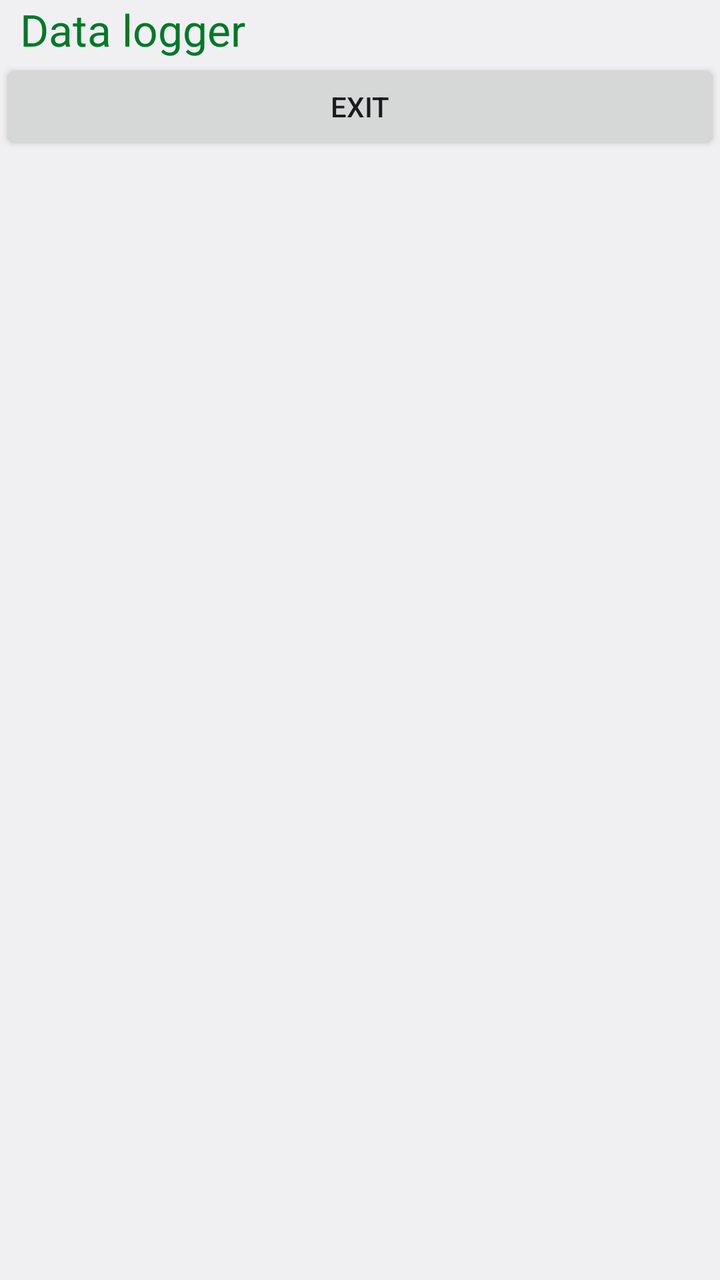
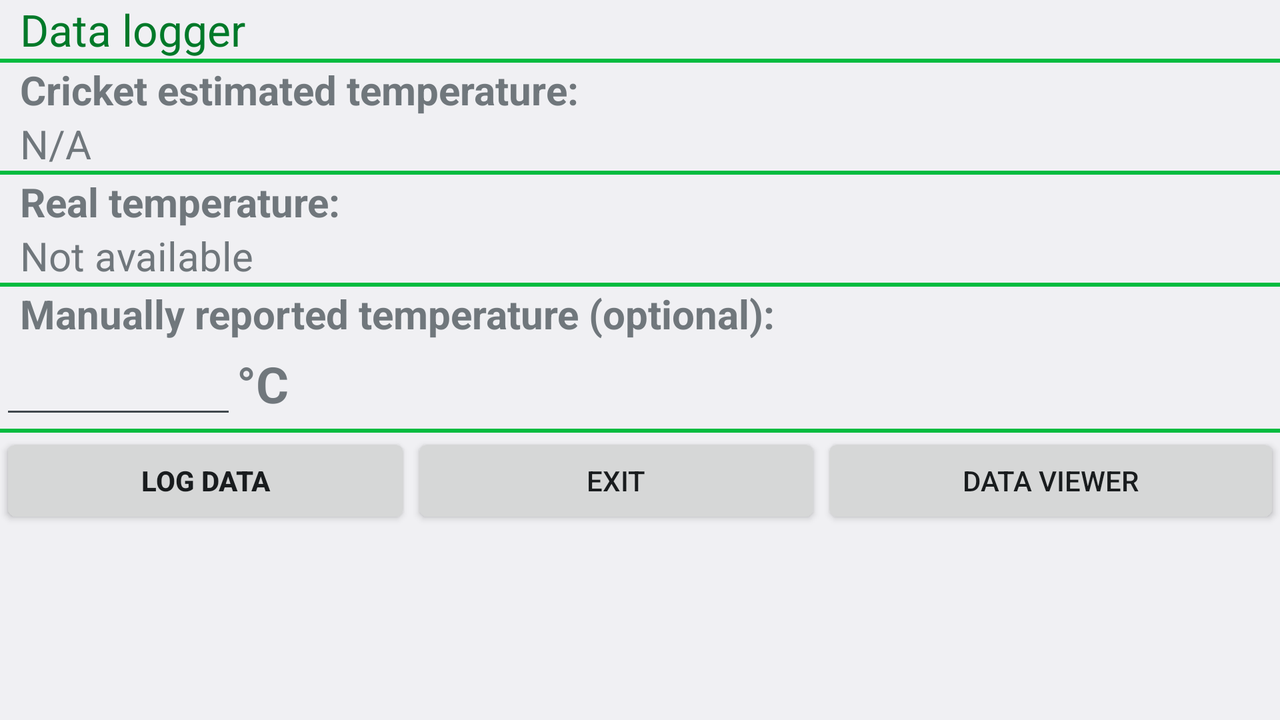

One screen, two layout resources from the same app: the default and the repository's alternative for another configuration. Each is rendered where Android would select it; the XML of both is given below.
<!-- AndroidManifest.xml: application theme Theme.Lighttheme -->
<!-- res/layout/logger.xml -->
<?xml version="1.0" encoding="utf-8"?>
    <RelativeLayout xmlns:android="http://schemas.android.com/apk/res/android"
        android:layout_width="fill_parent"
        android:layout_height="fill_parent" >

        <TextView
            android:id="@+id/logger_title"
            android:layout_width="wrap_content"
            android:layout_height="wrap_content"
            android:layout_alignParentLeft="true"
            android:layout_alignParentTop="true"
            android:text="@string/loggertitle"
            android:layout_marginLeft="10dp"
            android:textAppearance="?android:attr/textAppearanceLarge"
            android:textColor="@color/darkgreen" />

		<Button
            android:id="@+id/logger_exitbutton"
            android:layout_width="wrap_content"
            android:layout_height="wrap_content"
            android:layout_alignParentLeft="true"
            android:layout_alignParentRight="true"
            android:layout_below="@+id/logger_title"
            android:text="@string/exit" />
		
    </RelativeLayout>
<!-- resources referenced by this layout -->
<resources>
  <color name="darkgreen">#007929</color>
  <string name="exit">Exit</string>
  <string name="loggertitle">Data logger</string>
  <!-- from res/values-v14/ -->
  <style name="Theme.Lighttheme" parent="android:Theme.DeviceDefault.Light">
      </style>
</resources>
<!-- res/layout-land/logger.xml (the repository's variant of the layout above) -->
<!-- drawn on the phone turned sideways -->
<?xml version="1.0" encoding="utf-8"?>
    <RelativeLayout xmlns:android="http://schemas.android.com/apk/res/android"
        android:layout_width="fill_parent"
        android:layout_height="fill_parent" >

        <TextView
            android:id="@+id/logger_title"
            android:layout_width="wrap_content"
            android:layout_height="wrap_content"
            android:layout_alignParentLeft="true"
            android:layout_alignParentTop="true"
            android:text="@string/loggertitle"
            android:layout_marginLeft="10dp"
            android:textAppearance="?android:attr/textAppearanceLarge"
            android:textColor="@color/darkgreen" />
        
        <View
        	android:id="@+id/logger_bar0"
        	android:layout_width="fill_parent"
        	android:layout_height="2dip"
        	android:background="@color/green"
        	android:layout_below="@+id/logger_title" />

    	<TextView
    	    android:id="@+id/logger_crickettemp"
    	    android:layout_width="fill_parent"
    	    android:layout_height="wrap_content"
    	    android:layout_below="@+id/logger_bar0"
    	    android:layout_marginLeft="10dp"
    	    android:text="@string/logger_crickettemp"
    	    android:textSize="20sp"
    	    android:textStyle="bold" />
		
		<TextView
		    android:id="@+id/logger_temperaturereading"
		    android:layout_width="fill_parent"
		    android:layout_height="wrap_content"
		    android:layout_marginLeft="10dp"
		    android:layout_below="@+id/logger_crickettemp"
		    android:text="@string/not_applicable"
		    android:textSize="20sp" />

    	<View
        	android:id="@+id/logger_bar1"
        	android:layout_width="fill_parent"
        	android:layout_height="2dip"
        	android:background="@color/green"
        	android:layout_below="@+id/logger_temperaturereading" />
    	
    	<TextView  
			android:id="@+id/logger_weathertemptitle"
    		android:layout_width="fill_parent" 
    		android:layout_height="wrap_content" 
    		android:text="@string/logger_weathertemp"
    		android:textSize="20sp"
    		android:layout_below="@+id/logger_bar1"
    		android:layout_marginLeft="10dp"
    		android:textStyle="bold"
    		/>
		
		<TextView  
			android:id="@+id/logger_weathertemp"
    		android:layout_width="fill_parent" 
    		android:layout_height="wrap_content" 
    		android:text="@string/notavailable"
    		android:textSize="20sp"
    		android:layout_marginLeft="10dp"
    		android:layout_alignParentLeft="true"
    		android:layout_below="@+id/logger_weathertemptitle"
    		/>

    	<View
        	android:id="@+id/logger_bar2"
        	android:layout_width="fill_parent"
        	android:layout_height="2dip"
        	android:background="@color/green"
        	android:layout_below="@+id/logger_weathertemp" />
    	
    	<TextView  
			android:id="@+id/logger_manreporttitle"
    		android:layout_width="fill_parent" 
    		android:layout_height="wrap_content" 
    		android:text="@string/logger_manreport"
    		android:textSize="20sp"
    		android:layout_below="@+id/logger_bar2"
    		android:layout_marginLeft="10dp"
    		android:textStyle="bold"
    		/>
		
		<EditText
		    android:id="@+id/logger_manreport"
		    android:layout_width="wrap_content"
		    android:layout_height="wrap_content"
		    android:layout_alignParentLeft="true"
		    android:layout_below="@+id/logger_manreporttitle"
		    android:ems="5"
		    android:inputType="numberSigned"
		    android:textSize="20sp" />
		
		<TextView
		    android:id="@+id/logger_manreportdeg"
		    android:layout_width="wrap_content"
		    android:layout_height="wrap_content"
		    android:layout_alignBaseline="@+id/logger_manreport"
		    android:layout_toRightOf="@+id/logger_manreport"
		    android:text="@string/degc"
		    android:textSize="25sp"
		    android:textStyle="bold" />

    	<View
        	android:id="@+id/logger_bar3"
        	android:layout_width="fill_parent"
        	android:layout_height="2dip"
        	android:background="@color/green"
        	android:layout_below="@+id/logger_manreport" />
    	

		

    	<LinearLayout
    android:orientation="horizontal"
    android:layout_width="fill_parent"
    android:layout_height="wrap_content"
    android:layout_below="@+id/logger_bar3"
    >
    	
    	<Button
		    android:id="@+id/logger_logit"
		    android:layout_width="wrap_content"
		    android:layout_height="wrap_content"
		    android:layout_weight="1"
		    android:text="@string/logger_logit"
		    android:textStyle="bold" />

		<Button
		    android:id="@+id/logger_exitbutton"
		    android:layout_width="wrap_content"
		    android:layout_height="wrap_content"
		    android:layout_weight="1"
		    android:text="@string/exit" />
		
		<Button
		    android:id="@+id/logger_viewerbutton"
		    android:layout_width="wrap_content"
		    android:layout_height="wrap_content"
		    android:layout_weight="1"
		    android:text="@string/viewer" />

</LinearLayout>
    	
		
		
    </RelativeLayout>
<!-- resources referenced by the variant -->
<!-- as the phone turned sideways resolves them -->
<resources>
  <color name="darkgreen">#007929</color>
  <color name="green">#00BB3F</color>
  <string name="degc">°C</string>
  <string name="exit">Exit</string>
  <string name="logger_crickettemp">Cricket estimated temperature:</string>
  <string name="logger_logit">Log Data</string>
  <string name="logger_manreport">Manually reported temperature (optional):</string>
  <string name="logger_weathertemp">Real temperature:</string>
  <string name="loggertitle">Data logger</string>
  <string name="not_applicable">N/A</string>
  <string name="notavailable">Not available</string>
  <string name="viewer">Data Viewer</string>
  <!-- from res/values-v14/ -->
  <style name="Theme.Lighttheme" parent="android:Theme.DeviceDefault.Light">
      </style>
</resources>
